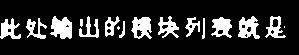
%> input picture iseg/goal4.jpg, 299 x 55 px
$ octave iseg.m   (GNU Octave 9; MATLAB toolbox functions it lacks are replaced by stand-ins)
%> lines starting %> are read from the running program, lines starting %| are printed output that depends on the picture; in (x1, y1, x2, y2) boxes, pixels count from 0 and x2, y2 are one past the last pixel; in counts of white or black regions, pixels touching at a corner belong together; the program's own positions count from 1

src = imread('goal4.jpg');
%> src is the input picture: size 55x299 uint8; min 0, max 255, mean 42.5
bw = im2bw( src, graythresh(src) );  % 转换成二值图像，graythresh 函数计算出阀值 level，
%> bw: size 55x299 logical; 16.5% white; 16 white regions (2 under 20 px)
    % 小于阀值的像素值赋值0，大于阀值的赋值1
lb = bwlabel( bw );
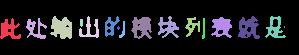
%> lb: size 55x299 double; 17 distinct labels, from 0 to 16; one colour per label, 0 black
stat = regionprops(lb,'Centroid','Area','PixelIdxList', 'BoundingBox');
%> stat = 16 regions; largest, box (x1, y1, x2, y2), Area and Centroid: (50, 16, 72, 39) 361 [62.4 28.5], (131, 17, 152, 39) 315 [142.4 27.6], (238, 16, 260, 39) 311 [248.9 28.5], (211, 17, 232, 38) 277 [222.4 27.4], (0, 18, 21, 39) 242 [9.7 30.3]
stat(1).PixelIdxList  % 第一个对象的像素索引列表
%> ans = 242 values from 37 to 1138
newBw = bw
% newBw(stat(1).PixelIdxList) = 0  % 删除第一个对象
figure, imshow(newBw);
hold on;
rectangle('Position', stat(1).BoundingBox, ...
        'EdgeColor','y');
rectangle('Position', stat(3).BoundingBox, ...
        'EdgeColor','y');
rectangle('Position', stat(7).BoundingBox, ...
        'EdgeColor','y');
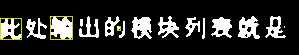
%> figure redrawn from the program's plot data
hold off;
%numel(bw)
[r, c] = size(bw);
%> r = 55; c = 299
w = floor(  c  / 11 ); % 总共11 个字，求平均宽度
%> w = 27
zh = bw(:, 1:w);
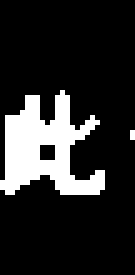
%> zh: size 55x27 logical (shown 5 times larger); 16.4% white; 2 white regions (1 under 20 px), largest, box (x1, y1, x2, y2) and area: (0, 18, 21, 39) 242
figure,imshow(zh);
%find(zh == 1)
